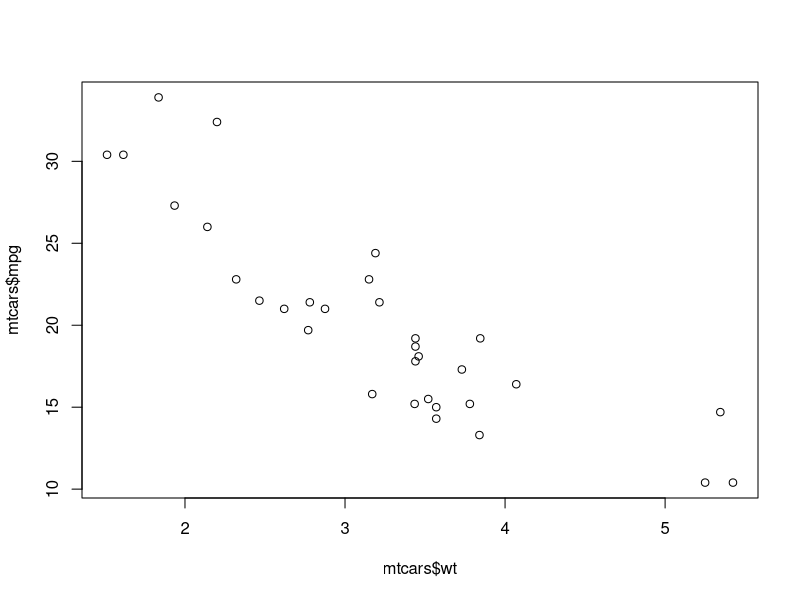
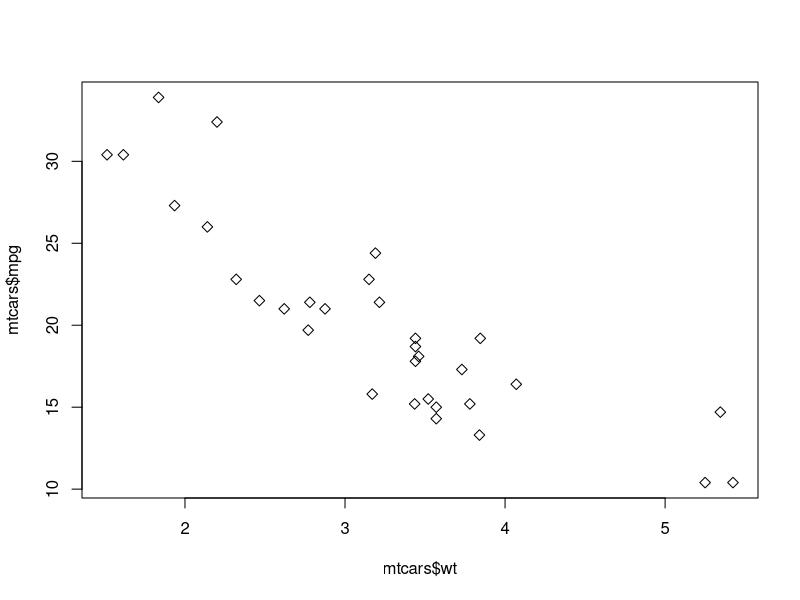
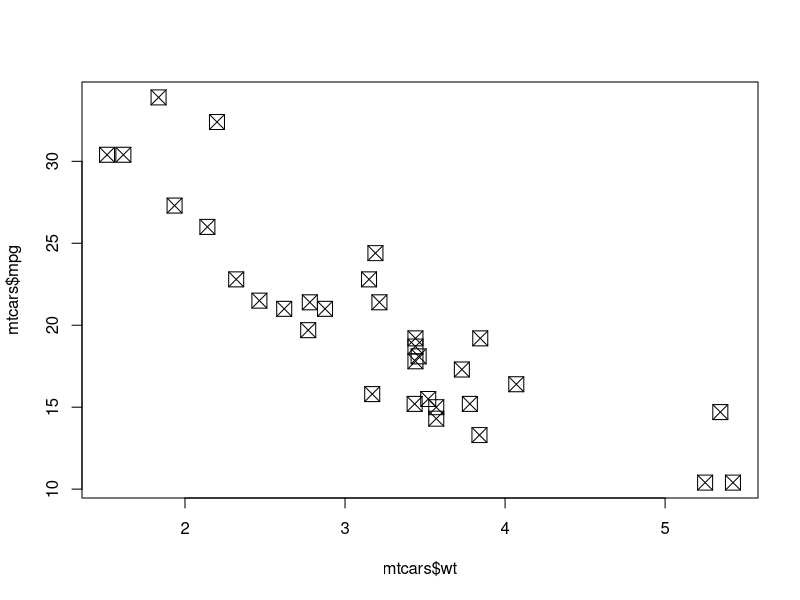
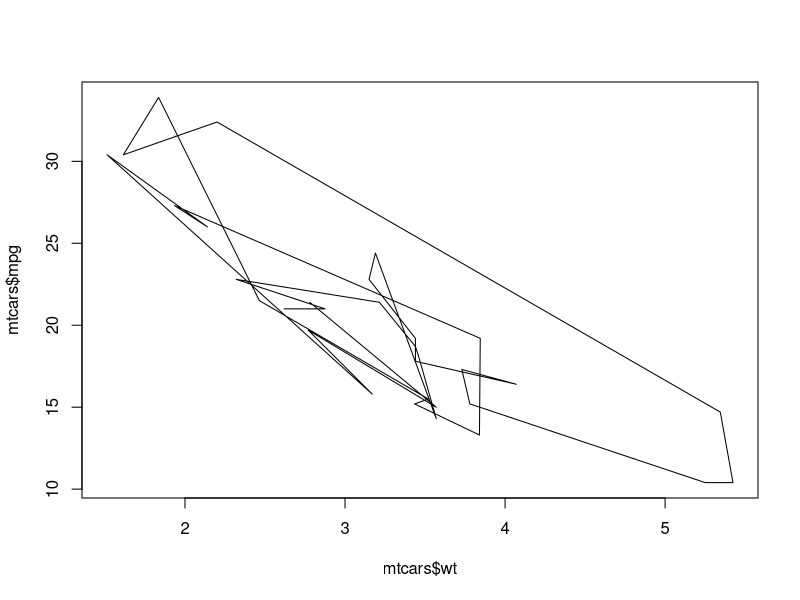
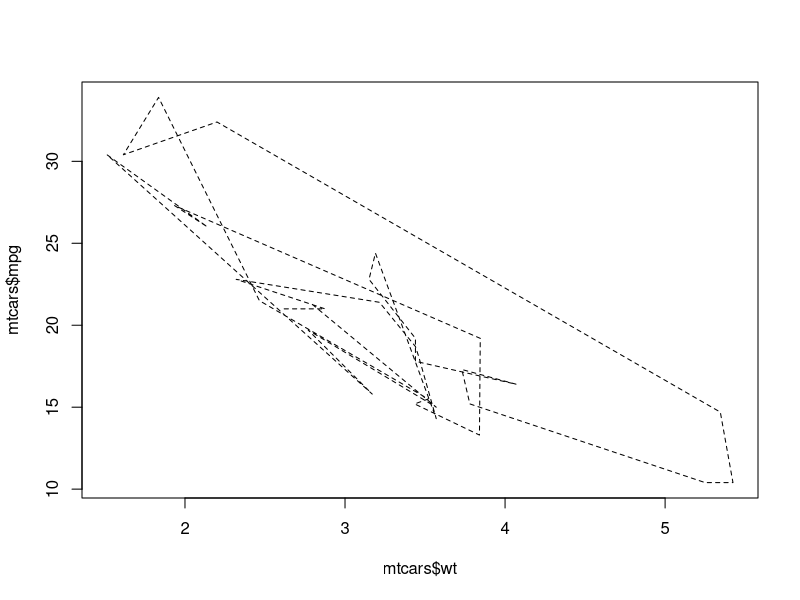
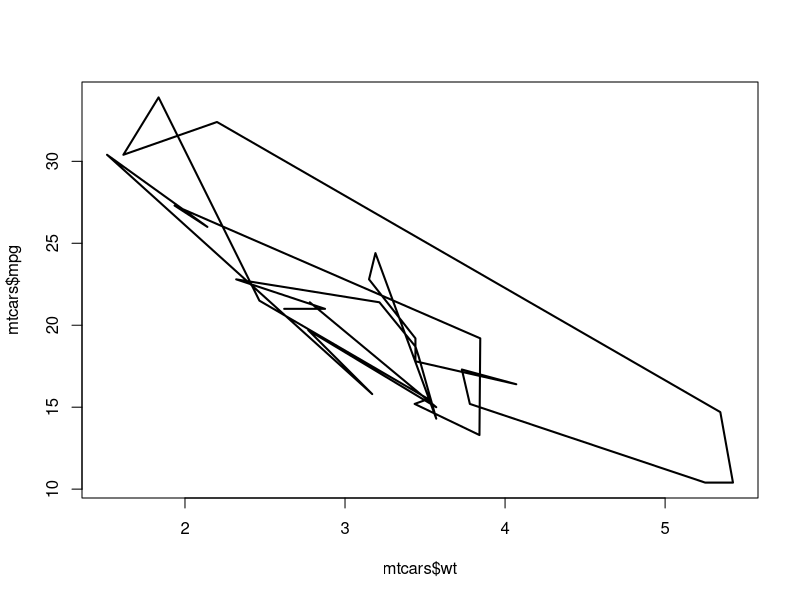
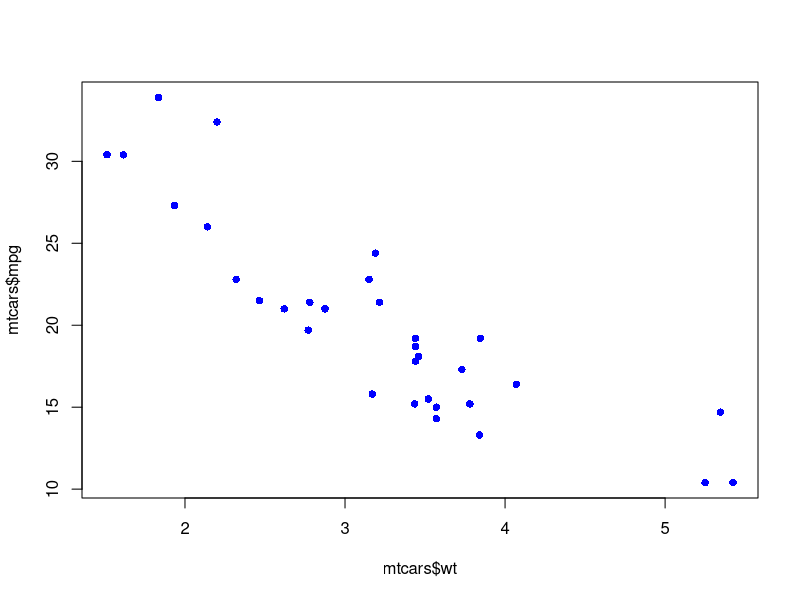
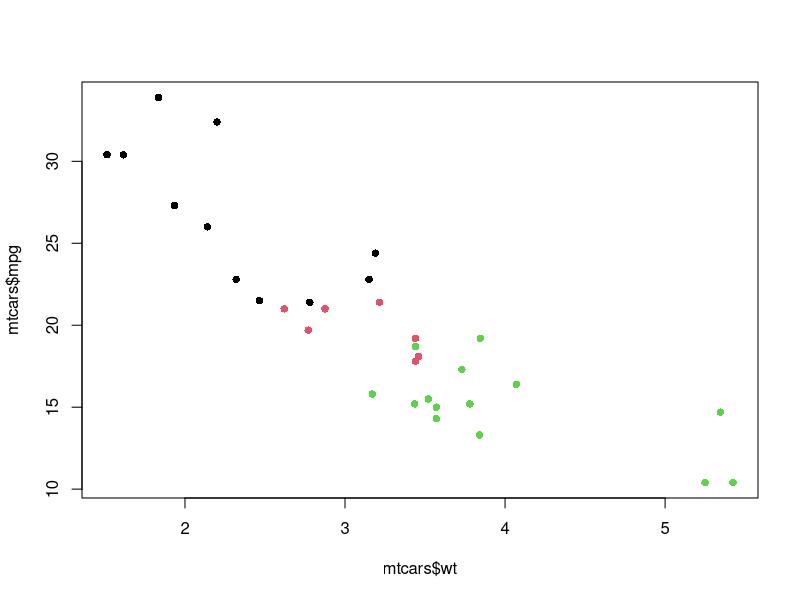

Here is the R script that generated these plots, in order:
## ---- chunk 1
knitr::opts_chunk$set(echo = TRUE, fig.width = 5, fig.height = 4)
## ---- chunk 2
data(mtcars)
head(mtcars)
## ---- chunk 3
plot(x = mtcars$wt, y = mtcars$mpg)
## ---- chunk 4
plot(x = mtcars$wt, y = mtcars$mpg, pch = 5)
## ---- chunk 5
plot(x = mtcars$wt, y = mtcars$mpg, pch = 7, cex = 2)
## ---- chunk 6
plot(x = mtcars$wt, y = mtcars$mpg, type = "l")
## ---- chunk 7
plot(x = mtcars$wt, y = mtcars$mpg, type = "l", lty = "dashed")
## ---- chunk 8
plot(x = mtcars$wt, y = mtcars$mpg, type = "l", lwd = 2)
## ---- chunk 9
plot(x = mtcars$wt, y = mtcars$mpg, pch = 16, col = "blue")
## ---- chunk 10
mtcars$cyl <- factor(mtcars$cyl)
plot(x = mtcars$wt, y = mtcars$mpg, pch = 16, col = factor(mtcars$cyl))
## ---- chunk 11
plot(x = mtcars$wt, y = mtcars$mpg, pch = 16, col = mtcars$cyl)
legend(x = 5, y = 32, legend = levels(mtcars$cyl), col = c(1:3), pch = 16)
## ---- chunk 12
plot(x = mtcars$wt, y = mtcars$mpg,
     main = "Miles per gallon vs. Weight", xlab = "Weight", ylab = "mpg")
## ---- chunk 13
hist(mtcars$mpg)
## ---- chunk 14
hist(mtcars$mpg, breaks = 10)
## ---- chunk 15
hist(mtcars$mpg, breaks = seq(10, 34, by = 2))
## ---- chunk 16
boxplot(mtcars$mpg)
## ---- chunk 17
boxplot(mtcars$mpg ~ mtcars$cyl)
## ---- chunk 18
boxplot(mtcars$mpg ~ mtcars$cyl, las = 1)
## ---- chunk 19
table(mtcars$cyl)
barplot(table(mtcars$cyl))
